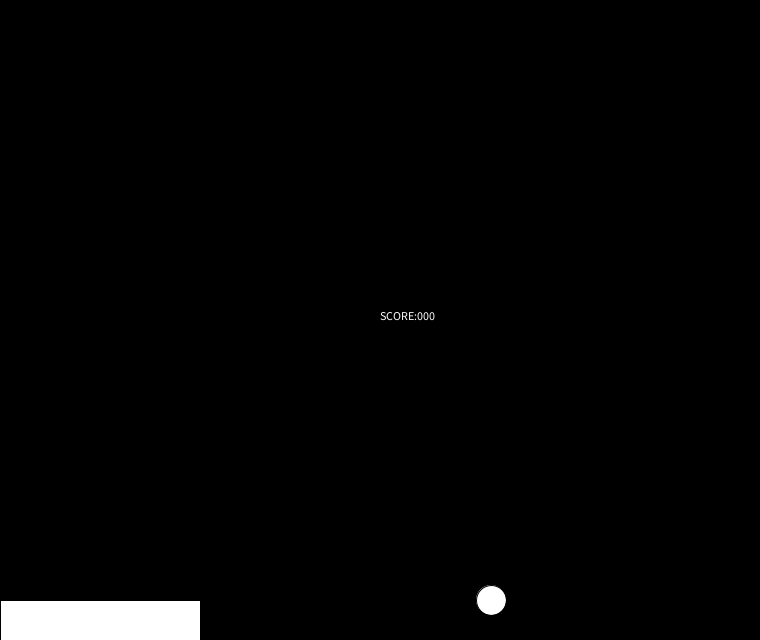
Frame 1 (no input)
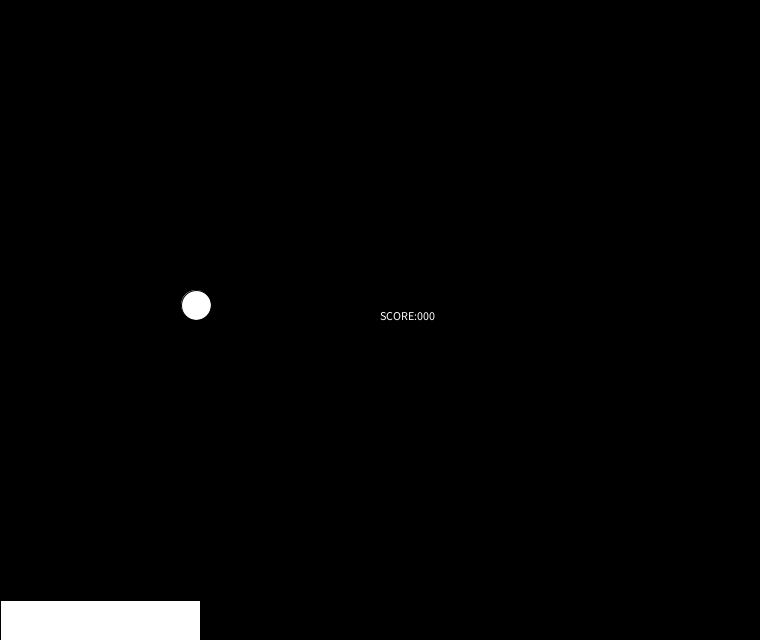
Frame 60 (the mouse pressed at the canvas centre just before this capture)
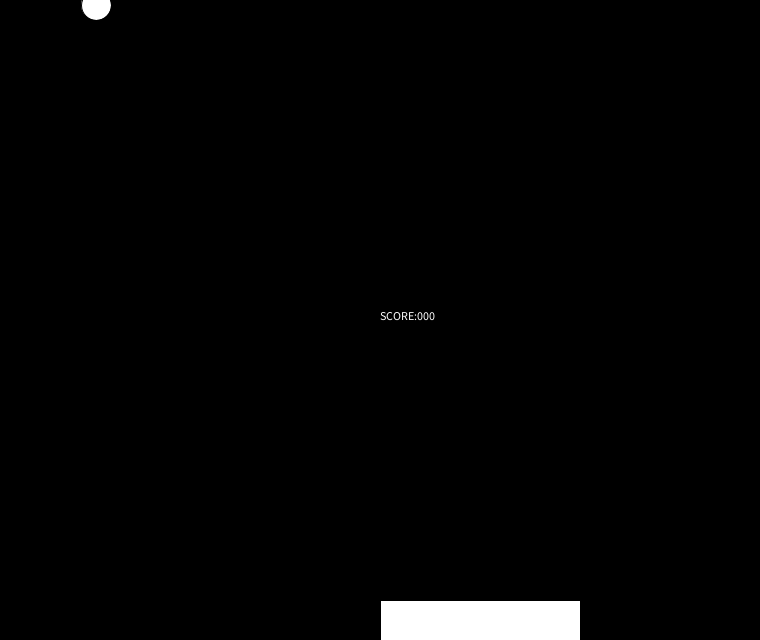
Frame 120 (the mouse held since frame 60 and released just before this capture)

The Processing sketch that drew these frames (run headless with seeded random() and noise(); from frame 60 on, the mouse is pressed at the canvas centre):

// Processing sketch: processing_156721
// ── processing_156721.pde


int base=40;
int x,y,gameScore=0;
int changeX=-5;
int changeY=-5;
int gameOver=0;
void setup()
{
  size(760, 640);
  x=(int)random(width);
  y=height-base;
}
void draw()
{
  if(gameOver==0)
  {
  background(0); 
  text("SCORE:"+gameScore+"00",width/2,height/2);
  rect(mouseX,height-base,200,base);
  ellipse(x,y,30,30);
  x=x+changeX;
  y=y+changeY;
  if(x<0 | x>width)
  {
    changeX=-changeX;
  }
  if(y<0)
  {
    changeY=-changeY;
  }
  if(y>height-base)
  {
    
    if(x>mouseX && x<mouseX+200)
    {
      changeY=-changeY; 
      gameScore++;
    }
    else
    {
      gameOverSplash();
    }
  }
  }
  else
  {
    background(0, 100, 200);
    text("Game Over!",width/2,height/2);
    text("CLICK TO RESTART",width/2,height/2+20);
  }
}
void gameOverSplash()
{
  gameOver=1;
}
void mouseClicked()
{
  changeY=-changeY;
  gameScore=0;
  gameOver=0;
}
